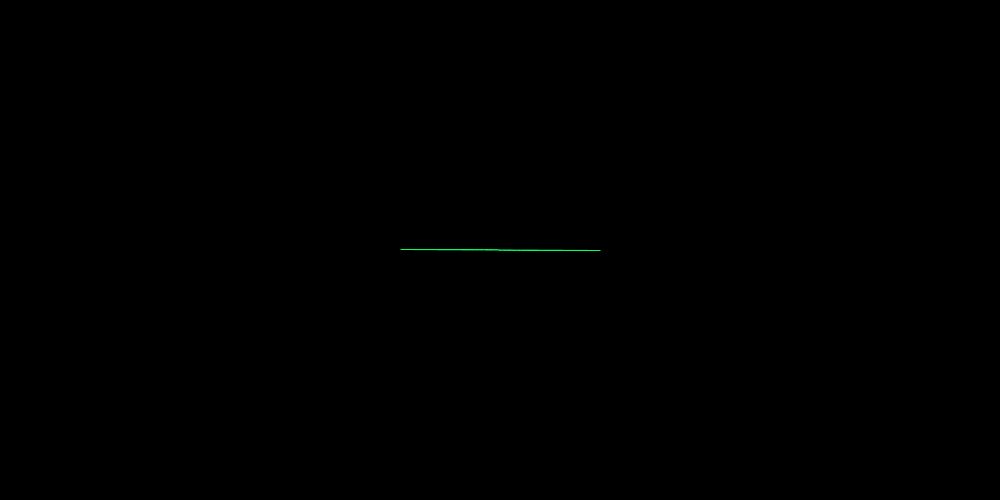
Frame 1 (no input)
Frame 60 (the mouse pressed at the canvas centre just before this capture): identical to frame 1, image omitted
Frame 120 (the mouse held since frame 60 and released just before this capture): identical to frame 1, image omitted

The Processing sketch that drew this single still picture (run headless with seeded random() and noise(); from frame 60 on, the mouse is pressed at the canvas centre):

// Processing sketch: poly
// ── poly.pde
float n = 2;
float a = 0;
float r = 100;
 
void setup(){
    size(1000,500);
    noFill();
    colorMode(HSB);
}
 
void draw(){
    background(0);
    stroke(map(r,0,width/4,0,255),255,255);
    translate(width/2,height/2);
    rotate(a);
    beginShape();
    vertex(r,0);
    for(float j=r; j>0; j-=5){
        for(float i=0; i < TWO_PI; i+=TWO_PI/n){
            vertex(cos(i)*j,sin(i)*j);
        }
    }
    vertex(0,0);
    endShape();
}
 
void mousePressed(){
    if(mouseButton == LEFT){
        ++n;
    }
    else if(mouseButton == RIGHT && n > 2){
        --n;
    }
}
 
void keyPressed(){
    if(key == CODED){
        if(keyCode == UP){
            r+=5;
        }
        else if(keyCode == DOWN && r > 5){
            r-=5;
        }
        if(keyCode == LEFT){
            a-=PI/32;
        }
        else if(keyCode == RIGHT){
            a+=PI/32;
        }
    }
}
